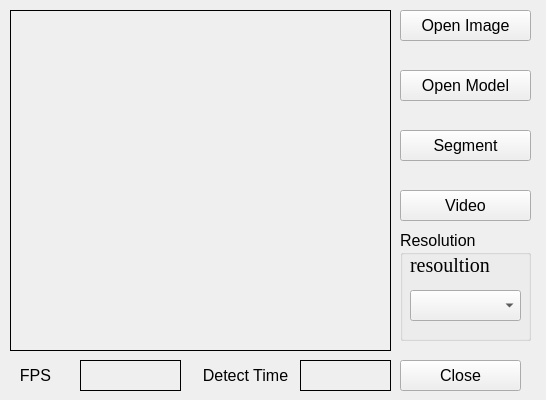
<?xml version="1.0" encoding="UTF-8"?>
<ui version="4.0">
 <class>SegmentationNCNN</class>
 <widget class="QMainWindow" name="SegmentationNCNN">
  <property name="geometry">
   <rect>
    <x>0</x>
    <y>0</y>
    <width>546</width>
    <height>400</height>
   </rect>
  </property>
  <property name="font">
   <font>
    <pointsize>12</pointsize>
   </font>
  </property>
  <property name="windowTitle">
   <string>SegmentationNCNN</string>
  </property>
  <widget class="QWidget" name="centralwidget">
   <widget class="QGroupBox" name="groupBox">
    <property name="geometry">
     <rect>
      <x>400</x>
      <y>230</y>
      <width>131</width>
      <height>111</height>
     </rect>
    </property>
    <property name="title">
     <string>Resolution</string>
    </property>
    <widget class="QLabel" name="label">
     <property name="geometry">
      <rect>
       <x>10</x>
       <y>20</y>
       <width>111</width>
       <height>31</height>
      </rect>
     </property>
     <property name="font">
      <font>
       <family>Times New Roman</family>
       <pointsize>15</pointsize>
      </font>
     </property>
     <property name="text">
      <string>resoultion</string>
     </property>
    </widget>
    <widget class="QComboBox" name="comboBox_resolution">
     <property name="geometry">
      <rect>
       <x>10</x>
       <y>60</y>
       <width>111</width>
       <height>31</height>
      </rect>
     </property>
    </widget>
   </widget>
   <widget class="QPushButton" name="btn_open_model">
    <property name="geometry">
     <rect>
      <x>400</x>
      <y>70</y>
      <width>131</width>
      <height>31</height>
     </rect>
    </property>
    <property name="text">
     <string>Open Model</string>
    </property>
   </widget>
   <widget class="QPushButton" name="btn_segment">
    <property name="geometry">
     <rect>
      <x>400</x>
      <y>130</y>
      <width>131</width>
      <height>31</height>
     </rect>
    </property>
    <property name="text">
     <string>Segment</string>
    </property>
   </widget>
   <widget class="QLabel" name="label_fps">
    <property name="geometry">
     <rect>
      <x>80</x>
      <y>360</y>
      <width>101</width>
      <height>31</height>
     </rect>
    </property>
    <property name="frameShape">
     <enum>QFrame::Shape::Box</enum>
    </property>
    <property name="text">
     <string/>
    </property>
    <property name="alignment">
     <set>Qt::AlignmentFlag::AlignCenter</set>
    </property>
   </widget>
   <widget class="QLabel" name="label_2">
    <property name="geometry">
     <rect>
      <x>10</x>
      <y>360</y>
      <width>51</width>
      <height>31</height>
     </rect>
    </property>
    <property name="text">
     <string>FPS</string>
    </property>
    <property name="alignment">
     <set>Qt::AlignmentFlag::AlignCenter</set>
    </property>
   </widget>
   <widget class="QPushButton" name="btn_open_image">
    <property name="geometry">
     <rect>
      <x>400</x>
      <y>10</y>
      <width>131</width>
      <height>31</height>
     </rect>
    </property>
    <property name="text">
     <string>Open Image</string>
    </property>
   </widget>
   <widget class="QPushButton" name="btn_close">
    <property name="geometry">
     <rect>
      <x>400</x>
      <y>360</y>
      <width>121</width>
      <height>31</height>
     </rect>
    </property>
    <property name="text">
     <string>Close</string>
    </property>
   </widget>
   <widget class="QLabel" name="label_3">
    <property name="geometry">
     <rect>
      <x>200</x>
      <y>360</y>
      <width>91</width>
      <height>31</height>
     </rect>
    </property>
    <property name="text">
     <string>Detect Time</string>
    </property>
    <property name="alignment">
     <set>Qt::AlignmentFlag::AlignCenter</set>
    </property>
   </widget>
   <widget class="QLabel" name="label_image">
    <property name="geometry">
     <rect>
      <x>10</x>
      <y>10</y>
      <width>381</width>
      <height>341</height>
     </rect>
    </property>
    <property name="frameShape">
     <enum>QFrame::Shape::Box</enum>
    </property>
    <property name="text">
     <string/>
    </property>
   </widget>
   <widget class="QLabel" name="label_time">
    <property name="geometry">
     <rect>
      <x>300</x>
      <y>360</y>
      <width>91</width>
      <height>31</height>
     </rect>
    </property>
    <property name="frameShape">
     <enum>QFrame::Shape::Box</enum>
    </property>
    <property name="text">
     <string/>
    </property>
    <property name="alignment">
     <set>Qt::AlignmentFlag::AlignCenter</set>
    </property>
   </widget>
   <widget class="QPushButton" name="btn_video">
    <property name="geometry">
     <rect>
      <x>400</x>
      <y>190</y>
      <width>131</width>
      <height>31</height>
     </rect>
    </property>
    <property name="text">
     <string>Video</string>
    </property>
   </widget>
  </widget>
 </widget>
 <resources/>
 <connections/>
</ui>
